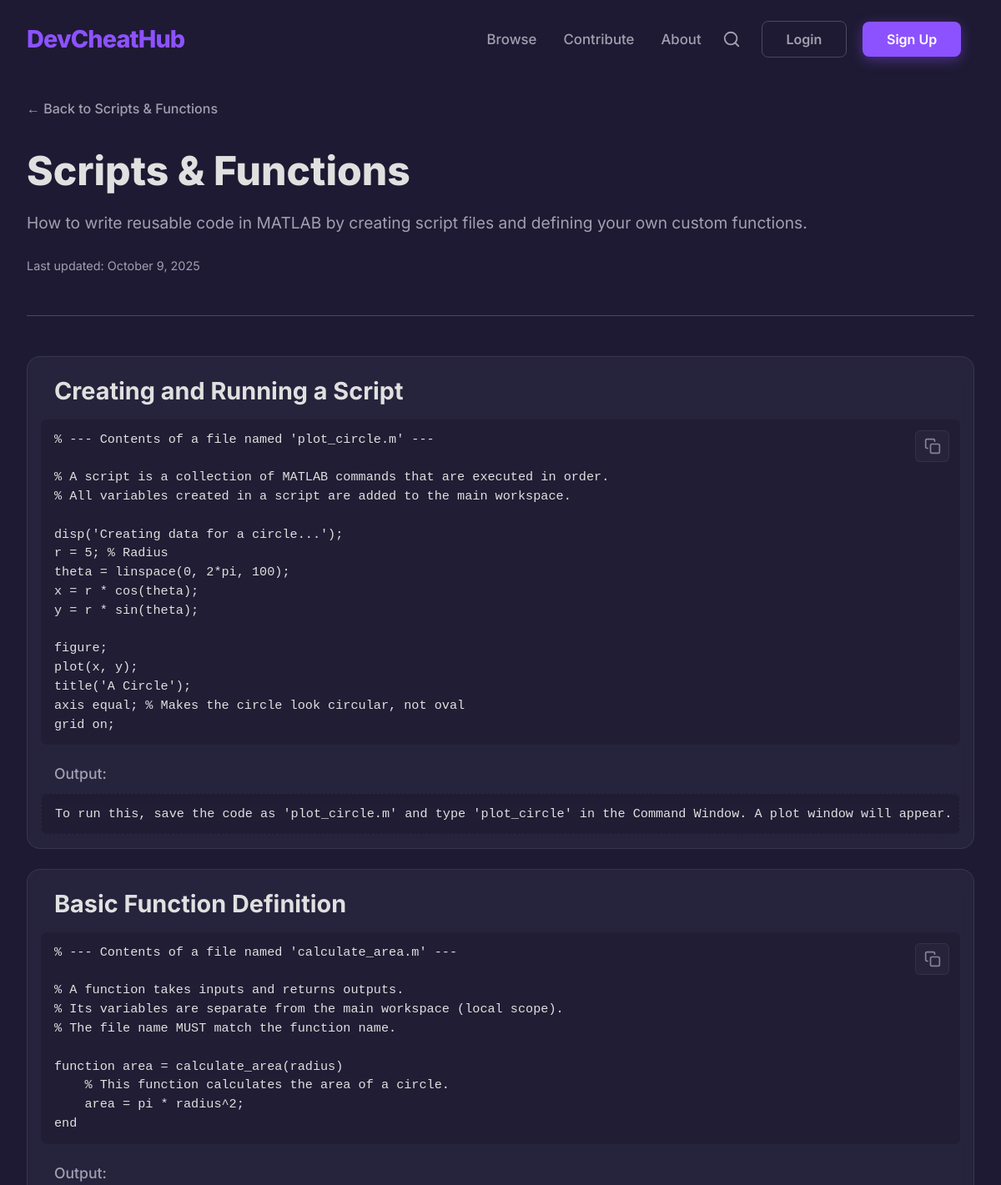
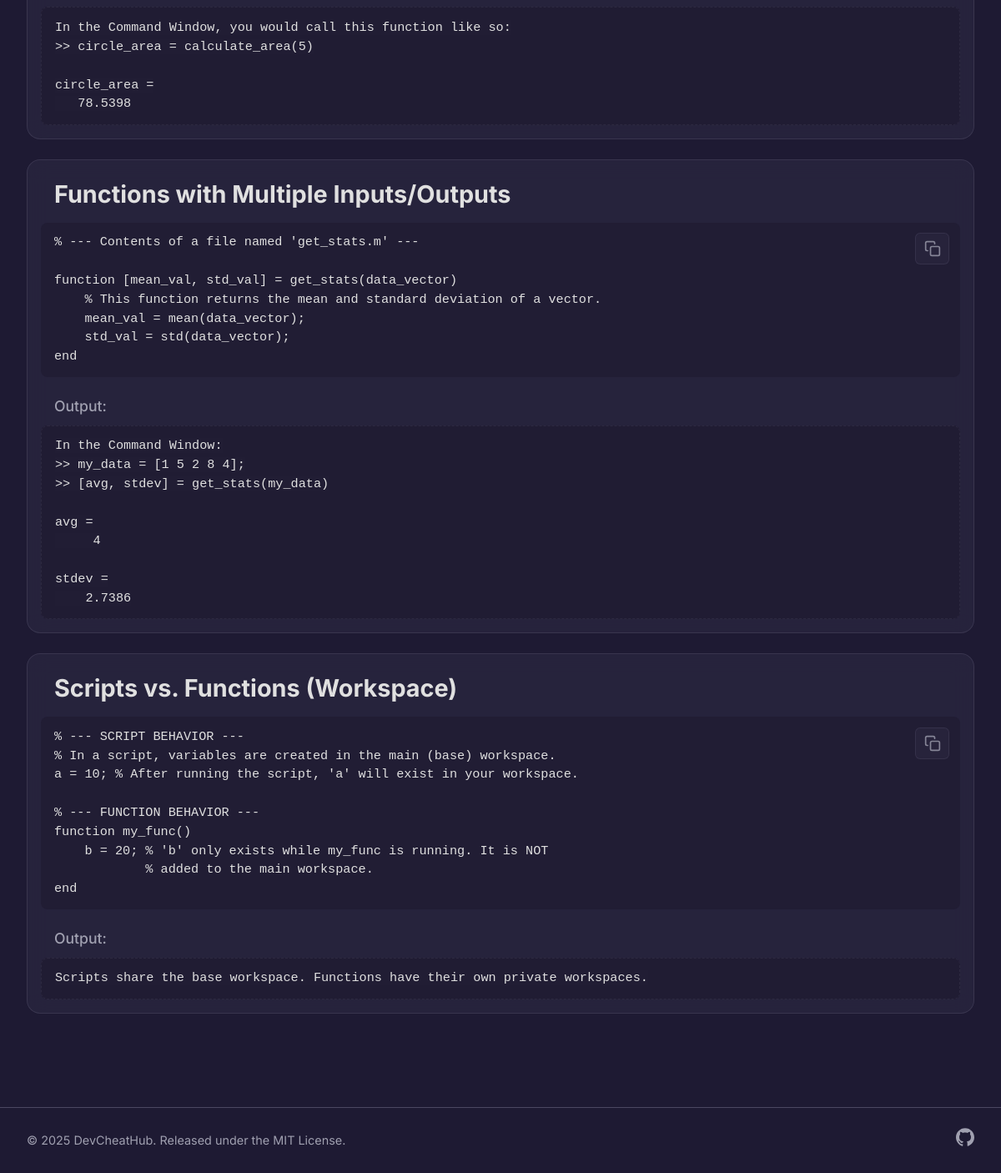
Screenshot of /cheatsheet/scripts-functions/ with the database file from the repository (2 pictures, top to bottom).
### core/models.py (models this page shows, shortened)
class CheatSheet(models.Model):
    STATUS_CHOICES = [
        ('PENDING', 'Pending Review'),
        ('APPROVED', 'Approved'),
        ('REJECTED', 'Rejected'),
    ]
    author = models.ForeignKey(User, on_delete=models.CASCADE)
    category = models.ForeignKey(Category, related_name="cheatsheets", on_delete=models.CASCADE)
    title = models.CharField(max_length=200)
    description = models.TextField(help_text="A brief description of the cheatsheet.")
    status = models.CharField(max_length=10, choices=STATUS_CHOICES, default='PENDING')
    slug = models.SlugField(max_length=200, unique=True, blank=True)
    created_at = models.DateTimeField(auto_now_add=True)
    updated_at = models.DateTimeField(auto_now=True)
    content = models.JSONField(default=dict)

class Category(models.Model):
    name = models.CharField(max_length=100)
    slug = models.SlugField(max_length=100, unique=True, blank=True)
    parent = models.ForeignKey(
        'self',
        on_delete=models.CASCADE,
        null=True,
        blank=True,
        related_name='subcategories'
    )
    order = models.PositiveIntegerField(default=0)
    icon = models.FileField(upload_to='category_icons/', null=True, blank=True)
    class Meta:
        verbose_name_plural = "Categories"
        ordering = ['order']
        unique_together = ('parent', 'name')

### core/views.py (the view)
# urls.py: path('cheatsheet/<slug:cheatsheet_slug>/', views.cheatsheet_detail, name='cheatsheet_detail'),
def cheatsheet_detail(request, cheatsheet_slug):
    cheatsheet = get_object_or_404(CheatSheet, slug=cheatsheet_slug)
    context = {
        'cheatsheet': cheatsheet
    }
    return render(request, 'core/cheatsheet_detail.html', context)

### templates/core/cheatsheet_detail.html (shortened to what this page needs)
{% extends "base.html" %}
{% load static %}
{% block content %}
<div class="container">
    <a href="{% url 'category_detail' cheatsheet.category.slug %}" class="breadcrumb">&larr; Back to {{ cheatsheet.category.name }}</a>
    <h1 class="page-title">{{ cheatsheet.title }}</h1>
    <p class="cheatsheet-description">{{ cheatsheet.description }}</p>
    <small class="timestamp">Last updated: {{ cheatsheet.updated_at|date:"F j, Y" }}</small>
    <hr class="separator">
    {% for section in cheatsheet.content.sections %}
        {% for sub_section in section.sub_sections %}
            <div class="snippet-container">
                <h2>{{ sub_section.sub_section_heading }}</h2>
                <div class="code-block-wrapper">
                    <div class="code-block">
                        <button class="copy-btn" title="Copy to clipboard">
                        </button>
                        <pre><code class="language-{{ sub_section.language }}">{{ sub_section.code }}</code></pre>
                    </div>
                </div>
                {% if sub_section.output %}
                    <h3>Output:</h3>
                    <div class="class.code-block-wrapper">
                        <div class="code-block output-block">
                            <pre><code class="nohighlight">{{ sub_section.output }}</code></pre>
                        </div>
                    </div>
                {% endif %}
            </div>
        {% endfor %}
    {% endfor %}
</div>
{% endblock %}

### static/css/styles.css (style rules this page uses)
:root { --primary-bg: #1E1A33; --secondary-bg: #2C2842; --accent-color: #8C52FF; --text-primary: #E0E0E0; --text-secondary: #A0A0B0; --card-bg: #2C2842; --border-color: #4C4862; --code-bg: #211D34; --gradient-start: #8C52FF; --gradient-end: #00C2FF; --btn-hover-border: #00C2FF; }
body { background-color: var(--primary-bg); color: var(--text-primary); font-family: 'Inter', sans-serif, -apple-system, BlinkMacSystemFont, "Segoe UI", Roboto, Helvetica, Arial, "Apple Color Emoji", "Segoe UI Emoji", "Segoe UI Symbol"; margin: 0; font-size: 16px; line-height: 1.6; -webkit-font-smoothing: antialiased; -moz-osx-font-smoothing: grayscale; pointer-events: none; user-select: none; -webkit-user-select: none; }
h1, h2, h3, h4, h5, h6 { color: var(--text-primary); line-height: 1.2; margin-top: 0; }
p { color: var(--text-secondary); }
.container { max-width: 1200px; margin: 0 auto; padding: 1.5rem 2rem; }
.separator { background-color: var(--border-color); height: 1px; border: none; margin: 3rem 0; }
#particles-js, .main-header, .btn, a, button, input, textarea, .card, .snippet-container, .CodeMirror { pointer-events: auto; }
.code-block pre code, .output-block pre code, input, textarea { user-select: text; -webkit-user-select: text; }
.snippet-container { background-color: rgba(44, 40, 66, 0.65); -webkit-backdrop-filter: blur(12px); backdrop-filter: blur(12px); border: 1px solid rgba(76, 72, 98, 0.5); border-radius: 16px; padding: 1rem; margin-bottom: 1.5rem; }
.snippet-container h2 { margin: 0.5rem 0 1rem 1rem; color: var(--text-primary); font-size: 1.8rem; }
.snippet-container h3 { margin: 1.5rem 0 0.8rem 1rem; color: var(--text-secondary); font-size: 1.1rem; font-weight: 500; }
.code-block-wrapper { position: relative; margin-bottom: 0.5rem; }
.code-block { background-color: var(--code-bg) !important; border-radius: 8px; overflow-x: auto; padding: 0; }
.code-block pre { margin: 0; padding: 0.8rem 3.5rem 0.8rem 1rem; font-size: 0.95rem; line-height: 1.5; font-family: 'Fira Code', 'JetBrains Mono', 'Courier New', monospace; }
.code-block.output-block pre { background-color: rgba(33, 29, 52, 0.8); border: 1px dashed rgba(76, 72, 98, 0.3); border-radius: 8px; }
pre code { background-color: var(--code-bg) !important; }
.copy-btn { position: absolute; top: 0.8rem; right: 0.8rem; background-color: rgba(44, 40, 66, 0.8); -webkit-backdrop-filter: blur(5px); backdrop-filter: blur(5px); color: var(--text-secondary); border: 1px solid rgba(76, 72, 98, 0.5); border-radius: 6px; padding: 0.5rem 0.6rem; cursor: pointer; display: inline-flex; align-items: center; opacity: 0.8; transition: all 0.2s ease; z-index: 10; }
.page-title { font-size: 3rem; font-weight: 800; color: var(--text-primary); margin-bottom: 1rem; border-bottom: none; }
.cheatsheet-description { font-size: 1.2rem; margin-bottom: 1.5rem; }
.timestamp { font-size: 0.9rem; display: block; margin-bottom: 2rem; color: var(--text-secondary); }
.breadcrumb { color: var(--text-secondary); text-decoration: none; display: inline-flex; align-items: center; margin-bottom: 2rem; font-weight: 500; }
html { height: 100%; box-sizing: border-box; }
*, *::before, *::after { box-sizing: inherit; }
body { display: flex; flex-direction: column; min-height: 100vh; }

### rows the page displays
CheatSheet: category.name "Scripts & Functions", title "Scripts & Functions", description "How to write reusable code in MATLAB by creating script files and defining your own custom functions.", updated_at "October 9, 2025"

### other values shown
{{ sub_section.sub_section_heading }} "Creating and Running a Script" "Basic Function Definition" "Functions with Multiple Inputs/Outputs" "Scripts vs. Functions (Workspace)"
{{ sub_section.output }} "To run this, save the code as 'plot_circle.m' and type 'plot_circle' in the Command Window. A plot window will appear." "In the Command Window, you would call this function like so: >> circle_area = calculate_area(5) circle_area = 78.5398" "In the Command Window: >> my_data = [1 5 2 8 4]; >> [avg, stdev] = get_stats(my_data) avg = 4 stdev = 2.7386" "Scripts share the base workspace. Functions have their own private workspaces."
